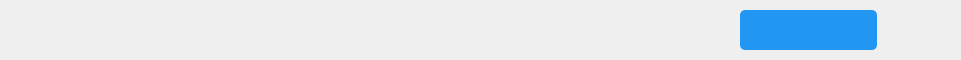
<?xml version="1.0" encoding="UTF-8"?>
<ui version="4.0">
 <class>Formsendsmallwidget</class>
 <widget class="QWidget" name="Formsendsmallwidget">
  <property name="geometry">
   <rect>
    <x>0</x>
    <y>0</y>
    <width>961</width>
    <height>60</height>
   </rect>
  </property>
  <property name="windowTitle">
   <string>Form</string>
  </property>
  <property name="styleSheet">
   <string notr="true">QWidget
{
  border: none;
}
QPushButton
{
  border: none;
  background: #f4f4f4;
}
QLabel#msglabel_2
{
  border-radius: 5px;
  background: #2196f3; 
  padding: 0 10px;
}
QLabel#triLbl
{
  padding-right: 5px;
}</string>
  </property>
  <widget class="QLabel" name="headlabel">
   <property name="geometry">
    <rect>
     <x>890</x>
     <y>10</y>
     <width>40</width>
     <height>40</height>
    </rect>
   </property>
   <property name="text">
    <string/>
   </property>
  </widget>
  <widget class="QLabel" name="msglabel_2">
   <property name="geometry">
    <rect>
     <x>740</x>
     <y>10</y>
     <width>137</width>
     <height>40</height>
    </rect>
   </property>
   <property name="font">
    <font>
     <pointsize>11</pointsize>
    </font>
   </property>
   <property name="text">
    <string/>
   </property>
   <property name="alignment">
    <set>Qt::AlignCenter</set>
   </property>
  </widget>
 </widget>
 <resources/>
 <connections/>
</ui>
